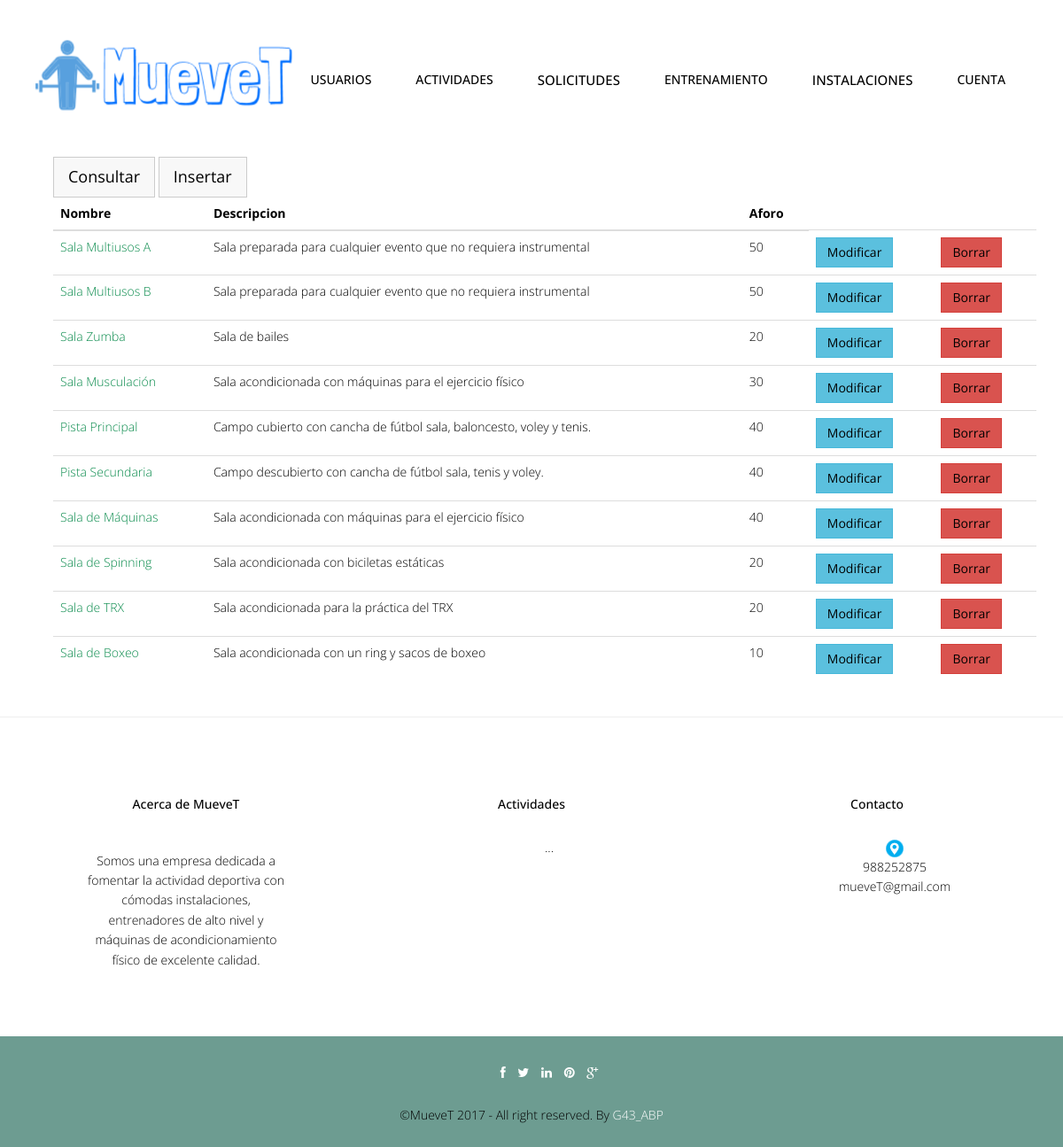
The app's page /abp/Controllers/INSTALACION_Controller.php (signed in) with its own data.
### tables this page shows
CREATE TABLE IF NOT EXISTS `instalacion` (
  `idInstalacion` int(10) NOT NULL,
  `nombreInstalacion` varchar(45) NOT NULL,
  `descripcionInstalacion` varchar(255) DEFAULT NULL,
  `aforoInstalacion` int(10) NOT NULL
);

### abp/Models/INSTALACION_Model.php (called while the page is built, shortened)
<?php
include '../Functions/LibraryFunctions.php';
class INSTALACION_Model {
    var $mysqli;
    function ConectarBD() {
        $this->mysqli = new mysqli("localhost", "root", "", "muevet");
    }
    function Listar() {
        $sql = "SELECT * FROM instalacion";
        if (!($resultado = $this->mysqli->query($sql))) {
            return 'Error en la consulta sobre la base de datos.';
        } else {
            $toret = array();
            $i = 0;
            while ($fila = $resultado->fetch_array()) {
                $toret[$i] = $fila;
                $i++;
            }
            return $toret;
        }
    }
}
?>

### abp/Views/INSTALACION_SHOWALL_Vista.php (the view, shortened to what this page needs)
<?php
class INSTALACION_Listar {
    private $datos;
    function __construct($array, $volver) {
        $this->datos = $array;
        $this->render();
    }
    function render() {
        ?>
        <div class="container">
            <?php
            $lista = array('nombreInstalacion', 'descripcionInstalacion', 'aforoInstalacion');
            ?>
            <br>
            <div class="container">
                <div class="col-lg-12">
                    <button type="button" class="btn btn-default btn-lg"><a href='INSTALACION_Controller.php?accion=<?php echo $strings['Consultar']; ?>'><?php echo $strings['Consultar'] ?></a></button>
                    <?php
                    if (ConsultarTipoUsuario($_SESSION['login']) != 3) {
                        ?><button type="button" class="btn btn-default btn-lg"><a href='INSTALACION_Controller.php?accion=<?php echo $strings['Insertar']; ?>'><?php echo $strings['Insertar'] ?></a></button>
                            <?php
                        } else {
                            echo "";
                        }
                        ?>
                    <table class="table">
                        <thead class="thead-dark">
                            <tr>
                                <?php
                                foreach ($lista as $titulo) {
                                    echo "<th>";
                                    echo $strings[$titulo];
                                    echo "</th>";
                                }
                                echo "</tr>";
                                echo "</thead>";
                                echo "<tbody>";
                                for ($j = 0; $j < count($this->datos); $j++) {
                                    echo "<tr>";
                                    foreach ($this->datos[$j] as $clave => $valor) {
                                        for ($i = 0; $i < count($lista); $i++) {
                                            if ($clave === $lista[$i]) {
                                                echo "<td>";
                                                if ($clave === 'nombreInstalacion') {
                                                    ?>
                                            <a href='INSTALACION_Controller.php?idInstalacion=<?php echo $this->datos[$j]['idInstalacion'] . '&accion=' . $strings['Ver']; ?>'><font color="#088A4B"><?php echo $valor; ?></font></a> <?php
                                        } else {
                                            echo $valor;
                                        }
                                        echo "</td>";
                                    }
                                }
                            }
                            ?>
                            <?php if (ConsultarTipoUsuario($_SESSION['login']) == 1) { ?>
                                <td><button type="button" class="btn btn-info"><a href='INSTALACION_Controller.php?idInstalacion=<?php echo $this->datos[$j]['idInstalacion'] . '&accion=' . $strings['Modificar']; ?>'><?php echo $strings['Modificar']; ?></a></button></td>
                                <td><button type="button" class="btn btn-danger"><a href='INSTALACION_Controller.php?idInstalacion=<?php echo $this->datos[$j]['idInstalacion'] . '&accion=' . $strings['Borrar']; ?>'><?php echo $strings['Borrar']; ?></a></button></td>
                                <?php }
                            }
                                ?>
                        </tbody>
                    </table>
                </div>
            </div>
        </div>
        <?php
        include '../Views/footer.php';
    }
}

### abp/css/style.css (style rules this page uses)
body { font-family:'Open Sans', Arial, sans-serif; font-size:14px; font-weight:300; line-height:1.6em; color:#000; background-color:#fff; }
.link-list ul,li,a { color:#000; list-style:none; }

### abp/css/overwrite.css (style rules this page uses)
.btn { text-shadow: none; background-image:none; border-color: none; border-bottom-color: none; -webkit-box-shadow: none; -moz-box-shadow: none; box-shadow: none; }
.btn { outline:0; -webkit-border-radius: 0; -moz-border-radius: 0; border-radius: 0; }
.btn-lg { -webkit-border-radius: 0; -moz-border-radius: 0; border-radius: 0; }
.btn-default { color: #333333; background-color: #f8f8f8; }

### records on screen
instalacion: nombreInstalacion "Sala Multiusos A", descripcionInstalacion "Sala preparada para cualquier evento que no requiera instrumental", aforoInstalacion "50"
instalacion: nombreInstalacion "Sala Multiusos B", descripcionInstalacion "Sala preparada para cualquier evento que no requiera instrumental", aforoInstalacion "50"
instalacion: nombreInstalacion "Sala Zumba", descripcionInstalacion "Sala de bailes", aforoInstalacion "20"
instalacion: nombreInstalacion "Sala Musculación", descripcionInstalacion "Sala acondicionada con máquinas para el ejercicio físico", aforoInstalacion "30"
instalacion: nombreInstalacion "Pista Principal", descripcionInstalacion "Campo cubierto con cancha de fútbol sala, baloncesto, voley y tenis.", aforoInstalacion "40"
instalacion: nombreInstalacion "Pista Secundaria", descripcionInstalacion "Campo descubierto con cancha de fútbol sala, tenis y voley.", aforoInstalacion "40"
instalacion: nombreInstalacion "Sala de Máquinas", descripcionInstalacion "Sala acondicionada con máquinas para el ejercicio físico", aforoInstalacion "40"
instalacion: nombreInstalacion "Sala de Spinning", descripcionInstalacion "Sala acondicionada con biciletas estáticas", aforoInstalacion "20"
instalacion: nombreInstalacion "Sala de TRX", descripcionInstalacion "Sala acondicionada para la práctica del TRX", aforoInstalacion "20"
instalacion: nombreInstalacion "Sala de Boxeo", descripcionInstalacion "Sala acondicionada con un ring y sacos de boxeo", aforoInstalacion "10"

### other values on screen
$strings['Cuenta'] "CUENTA"
$strings['Consultar'] "Consultar"
$strings['Insertar'] "Insertar"
$strings[$titulo] "Nombre"
$strings[$titulo] "Descripcion"
$strings[$titulo] "Aforo"
